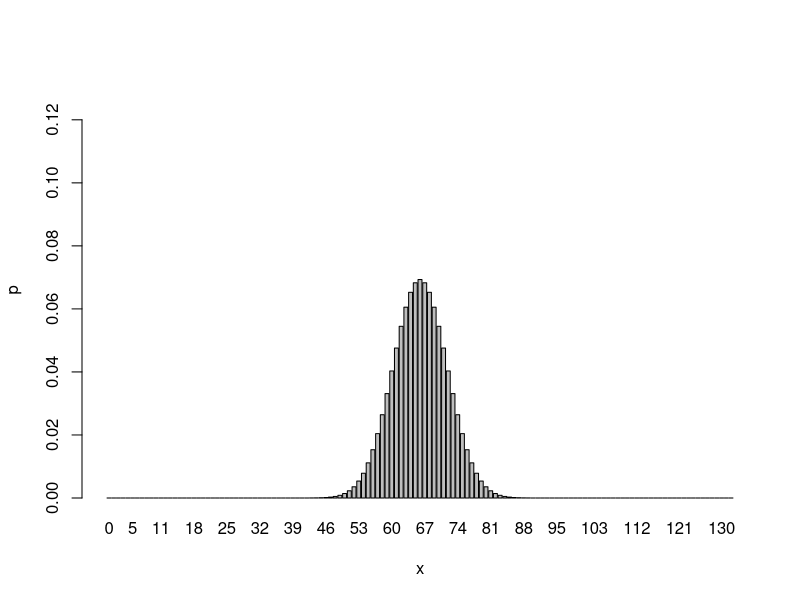
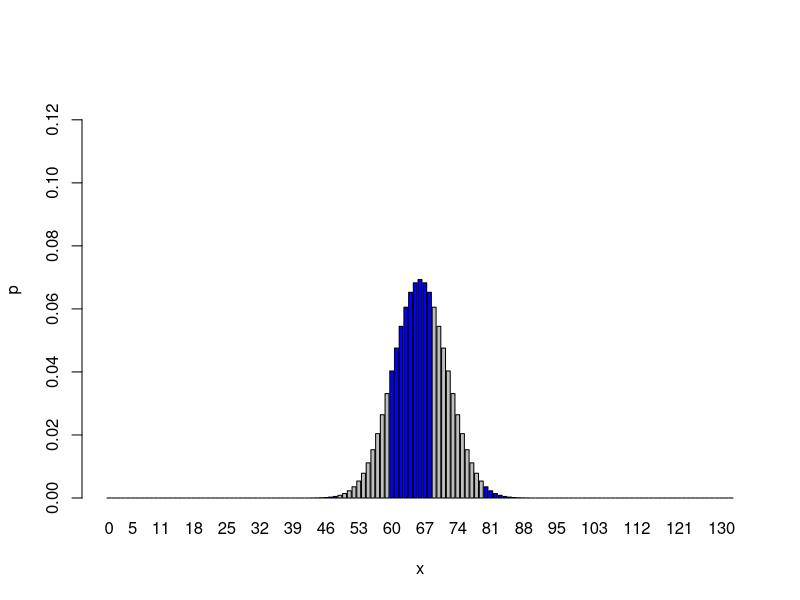

These figures' R source, in order:
#Take 1
#create a binomial probability distribution of n = 132 trials
dist <- dbinom(x = 0:132, size = 132, p = 0.5)
dist
#Argument alternative =c("less")

#plot the distribution
barplot(dist, ylim= c(0,0.132), names.arg = 0:132, xlab = 'x', ylab = 'p')
#add color to the values of the distribution 0:9 
barplot(dist, ylim= c(0,0.132), names.arg = 0:132, xlab = 'x', ylab = 'p',
        col = c(rep("blue", 9), rep("gray", 11)))

p <- 2*dbinom(x=0:1, size = 132, p = 0.5)
sum(p) 


binom.test(1, 132, 0.5, alternative = c("less"))
